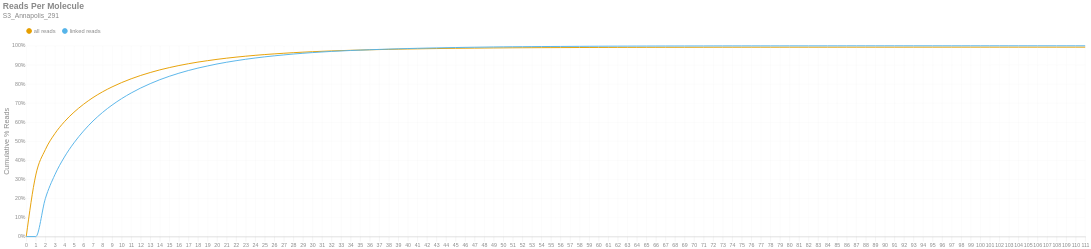

This figure's notebook cell:
### Markdown cell above
### Reads per Molecule
This chart shows the cumulative distribution of the number of reads per linked molecule. That is, how many alignments are associated with a unique molecule. This excludes the number of reads associated with invalid or absent linked-read barcodes. The `linked` histogram is the percentages recalculated when disregarding singletons.

### Code cell
if SKIPLR:
    print_html(f"Skipped")
else:
    counts = np.bincount(valids['reads'].cast(pl.Int64).to_numpy())
    weighted = counts * np.arange(len(counts))
    all_perc = weighted / n_reads
    linked_perc = weighted / n_linked_reads
    linked_perc[1] = 0
    binned_df = pl.DataFrame({
        'readsper': list(range(len(counts))),
        'all reads (cumsum)': np.cumsum(all_perc).tolist(),
        'linked reads (cumsum)': np.cumsum(linked_perc).tolist(),
    })

    with SafeRender(binned_df):
        (
            density_plot(binned_df, 'Reads Per Molecule', samplename, 'readspmol')
            .encode(
                x=alt.X('readsper:O', title=None).axis(labelAngle=0).scale(padding=0),
                y=alt.Y('value:Q', title='Cumulative % Reads').axis(format='%').stack(False),
                color=alt.Color("key:N").scale(domain=["all reads", "linked reads"]),
                tooltip=[
                    alt.Tooltip("key:N", title="Data Type"),
                    alt.Tooltip("readsper:O", title="Reads Per Molecule"),
                    alt.Tooltip("value:Q", format=".2%", title="% Reads (Cum.)")
                ]            
            )
        ).display()

### Figure 1 — Vega-Lite specification as saved in the notebook (floating-point values rounded to 4 significant figures)
{"width": "container", "height": 400, "config": {"title": {"anchor": "start", "dy": -15, "fontSize": 18, "color": "#888888", "subtitleColor": "#888888", "subtitleFontSize": 14}, "arc": {"fill": "#0072B2"}, "axis": {"domainColor": "#888888", "domainWidth": 0.5, "gridWidth": 0.2, "grid": false, "titleFontWeight": 400, "titleFontSize": 15, "labelFontSize": 11, "labelColor": "#888888", "tickColor": "#888888", "tickWidth": 0.2, "titleColor": "#888888"}, "axisBand": {"grid": false}, "axisX": {"grid": true, "tickSize": 10, "domainCap": "round"}, "axisY": {"domain": false, "grid": true, "tickSize": 0, "domainCap": "round"}, "background": "transparent", "header": {"labelFontSize": 15, "labelColor": "#888888", "titleFontSize": 15, "titleFontWeight": 600, "titleColor": "#888888"}, "legend": {"labelFont": "sans-serif", "labelFontSize": 12, "labelColor": "#888888", "symbolSize": 100, "symbolType": "circle", "titleFontSize": 12, "titlePadding": 10, "titleColor": "#888888", "title": null, "orient": "top"}, "range": {"category": ["#E69F00", "#56B4E9", "#009E73", "#F0E442", "#0072B2", "#D55E00", "#CC79A7", "#000000"], "diverging": ["#cfe8f3", "#a2d4ec", "#73bfe2", "#46abdb", "#1696d2", "#12719e"]}, "area": {"fill": "#0072B2", "fillOpacity": 0.7, "line": true, "strokeOpacity": 0.7}, "line": {"color": "#0072B2", "stroke": "#0072B2", "strokeWidth": 2}, "trail": {"color": "#0072B2", "stroke": "#0072B2", "strokeWidth": 0, "size": 1}, "point": {"filled": true, "fillOpacity": 1.0, "size": 95}, "text": {"color": "#888888", "fontSize": 11, "align": "right", "fontWeight": 400, "size": 11}, "bar": {"fill": "#0072B2", "stroke": null}, "view": {"stroke": null, "continuousWidth": 660, "continuousHeight": 400}}, "data": {"name": "data-a4ff21f1980416454758d4965e95eac9"}, "mark": {"type": "line", "interpolate": "monotone", "point": {"opacity": 0, "size": 275}}, "encoding": {"color": {"field": "key", "scale": {"domain": ["all reads", "linked reads"]}, "type": "nominal"}, "tooltip": [{"field": "key", "title": "Data Type", "type": "nominal"}, {"field": "readsper", "title": "Reads Per Molecule", "type": "ordinal"}, {"field": "value", "format": ".2%", "title": "% Reads (Cum.)", "type": "quantitative"}], "x": {"axis": {"labelAngle": 0}, "field": "readsper", "scale": {"padding": 0}, "title": null, "type": "ordinal"}, "y": {"axis": {"format": "%"}, "field": "value", "stack": false, "title": "Cumulative % Reads", "type": "quantitative"}}, "params": [{"name": "param_c36ac31b6afebe62", "select": {"type": "point", "fields": ["key"]}, "bind": "legend"}], "title": {"text": "Reads Per Molecule", "subtitle": "S3_Annapolis_291"}, "transform": [{"fold": ["all reads (cumsum)", "linked reads (cumsum)"]}, {"calculate": "replace(datum.key, ' (cumsum)', '')", "as": "key"}, {"filter": {"param": "param_c36ac31b6afebe62"}}], "usermeta": {"embedOptions": {"downloadFileName": "S3_Annapolis_291.readspmol"}}, "$schema": "https://vega.github.io/schema/vega-lite/v6.1.0.json", "datasets": {"data-a4ff21f1980416454758d4965e95eac9": [{"readsper": 0, "all reads (cumsum)": 0.0, "linked reads (cumsum)": 0.0}, {"readsper": 1, "all reads (cumsum)": 0.3224, "linked reads (cumsum)": 0.0}, {"readsper": 2, "all reads (cumsum)": 0.4555, "linked reads (cumsum)": 0.1985}, {"readsper": 3, "all reads (cumsum)": 0.5395, "linked reads (cumsum)": 0.3239}, {"readsper": 4, "all reads (cumsum)": 0.6019, "linked reads (cumsum)": 0.4169}, {"readsper": 5, "all reads (cumsum)": 0.6516, "linked reads (cumsum)": 0.4911}, {"readsper": 6, "all reads (cumsum)": 0.6932, "linked reads (cumsum)": 0.553}, {"readsper": 7, "all reads (cumsum)": 0.7286, "linked reads (cumsum)": 0.6058}, {"readsper": 8, "all reads (cumsum)": 0.7587, "linked reads (cumsum)": 0.6508}, {"readsper": 9, "all reads (cumsum)": 0.7846, "linked reads (cumsum)": 0.6894}, {"readsper": 10, "all reads (cumsum)": 0.8072, "linked reads (cumsum)": 0.7231}, {"readsper": 11, "all reads (cumsum)": 0.8271, "linked reads (cumsum)": 0.7527}, {"readsper": 12, "all reads (cumsum)": 0.8446, "linked reads (cumsum)": 0.7788}, {"readsper": 13, "all reads (cumsum)": 0.8599, "linked reads (cumsum)": 0.8017}, {"readsper": 14, "all reads (cumsum)": 0.8737, "linked reads (cumsum)": 0.8223}, {"readsper": 15, "all reads (cumsum)": 0.8857, "linked reads (cumsum)": 0.8402}, {"readsper": 16, "all reads (cumsum)": 0.8965, "linked reads (cumsum)": 0.8562}, {"readsper": 17, "all reads (cumsum)": 0.906, "linked reads (cumsum)": 0.8705}, {"readsper": 18, "all reads (cumsum)": 0.9146, "linked reads (cumsum)": 0.8832}, {"readsper": 19, "all reads (cumsum)": 0.922, "linked reads (cumsum)": 0.8942}, {"readsper": 20, "all reads (cumsum)": 0.929, "linked reads (cumsum)": 0.9047}, {"readsper": 21, "all reads (cumsum)": 0.9351, "linked reads (cumsum)": 0.9138}, {"readsper": 22, "all reads (cumsum)": 0.9406, "linked reads (cumsum)": 0.922}, {"readsper": 23, "all reads (cumsum)": 0.9455, "linked reads (cumsum)": 0.9293}, {"readsper": 24, "all reads (cumsum)": 0.95, "linked reads (cumsum)": 0.936}, {"readsper": 25, "all reads (cumsum)": 0.954, "linked reads (cumsum)": 0.942}, {"readsper": 26, "all reads (cumsum)": 0.9576, "linked reads (cumsum)": 0.9474}, {"readsper": 27, "all reads (cumsum)": 0.9608, "linked reads (cumsum)": 0.9522}, {"readsper": 28, "all reads (cumsum)": 0.9639, "linked reads (cumsum)": 0.9568}, {"readsper": 29, "all reads (cumsum)": 0.9666, "linked reads (cumsum)": 0.9608}, {"readsper": 30, "all reads (cumsum)": 0.969, "linked reads (cumsum)": 0.9644}, {"readsper": 31, "all reads (cumsum)": 0.9711, "linked reads (cumsum)": 0.9675}, {"readsper": 32, "all reads (cumsum)": 0.9732, "linked reads (cumsum)": 0.9706}, {"readsper": 33, "all reads (cumsum)": 0.9748, "linked reads (cumsum)": 0.9729}, {"readsper": 34, "all reads (cumsum)": 0.9764, "linked reads (cumsum)": 0.9753}, {"readsper": 35, "all reads (cumsum)": 0.9776, "linked reads (cumsum)": 0.9772}, {"readsper": 36, "all reads (cumsum)": 0.979, "linked reads (cumsum)": 0.9793}, {"readsper": 37, "all reads (cumsum)": 0.9802, "linked reads (cumsum)": 0.981}, {"readsper": 38, "all reads (cumsum)": 0.9813, "linked reads (cumsum)": 0.9826}, {"readsper": 39, "all reads (cumsum)": 0.9823, "linked reads (cumsum)": 0.9842}, {"readsper": 40, "all reads (cumsum)": 0.9832, "linked reads (cumsum)": 0.9856}, {"readsper": 41, "all reads (cumsum)": 0.984, "linked reads (cumsum)": 0.9868}, {"readsper": 42, "all reads (cumsum)": 0.9848, "linked reads (cumsum)": 0.988}, {"readsper": 43, "all reads (cumsum)": 0.9855, "linked reads (cumsum)": 0.989}, {"readsper": 44, "all reads (cumsum)": 0.9862, "linked reads (cumsum)": 0.99}, {"readsper": 45, "all reads (cumsum)": 0.9868, "linked reads (cumsum)": 0.991}, {"readsper": 46, "all reads (cumsum)": 0.9874, "linked reads (cumsum)": 0.9917}, {"readsper": 47, "all reads (cumsum)": 0.9878, "linked reads (cumsum)": 0.9925}, {"readsper": 48, "all reads (cumsum)": 0.9883, "linked reads (cumsum)": 0.9932}, {"readsper": 49, "all reads (cumsum)": 0.9888, "linked reads (cumsum)": 0.9939}, {"readsper": 50, "all reads (cumsum)": 0.9892, "linked reads (cumsum)": 0.9944}, {"readsper": 51, "all reads (cumsum)": 0.9895, "linked reads (cumsum)": 0.9949}, {"readsper": 52, "all reads (cumsum)": 0.9897, "linked reads (cumsum)": 0.9953}, {"readsper": 53, "all reads (cumsum)": 0.99, "linked reads (cumsum)": 0.9957}, {"readsper": 54, "all reads (cumsum)": 0.9903, "linked reads (cumsum)": 0.9961}, {"readsper": 55, "all reads (cumsum)": 0.9904, "linked reads (cumsum)": 0.9963}, {"readsper": 56, "all reads (cumsum)": 0.9906, "linked reads (cumsum)": 0.9966}, {"readsper": 57, "all reads (cumsum)": 0.9908, "linked reads (cumsum)": 0.9969}, {"readsper": 58, "all reads (cumsum)": 0.991, "linked reads (cumsum)": 0.9972}, {"readsper": 59, "all reads (cumsum)": 0.9912, "linked reads (cumsum)": 0.9975}, {"readsper": 60, "all reads (cumsum)": 0.9914, "linked reads (cumsum)": 0.9977}, {"readsper": 61, "all reads (cumsum)": 0.9915, "linked reads (cumsum)": 0.9979}, {"readsper": 62, "all reads (cumsum)": 0.9916, "linked reads (cumsum)": 0.9981}, {"readsper": 63, "all reads (cumsum)": 0.9917, "linked reads (cumsum)": 0.9983}, {"readsper": 64, "all reads (cumsum)": 0.9919, "linked reads (cumsum)": 0.9985}, {"readsper": 65, "all reads (cumsum)": 0.992, "linked reads (cumsum)": 0.9986}, {"readsper": 66, "all reads (cumsum)": 0.9921, "linked reads (cumsum)": 0.9988}, {"readsper": 67, "all reads (cumsum)": 0.9921, "linked reads (cumsum)": 0.9989}, {"readsper": 68, "all reads (cumsum)": 0.9922, "linked reads (cumsum)": 0.9989}, {"readsper": 69, "all reads (cumsum)": 0.9923, "linked reads (cumsum)": 0.9991}, {"readsper": 70, "all reads (cumsum)": 0.9923, "linked reads (cumsum)": 0.9991}, {"readsper": 71, "all reads (cumsum)": 0.9924, "linked reads (cumsum)": 0.9992}, {"readsper": 72, "all reads (cumsum)": 0.9924, "linked reads (cumsum)": 0.9993}, {"readsper": 73, "all reads (cumsum)": 0.9925, "linked reads (cumsum)": 0.9994}, {"readsper": 74, "all reads (cumsum)": 0.9926, "linked reads (cumsum)": 0.9995}, {"readsper": 75, "all reads (cumsum)": 0.9926, "linked reads (cumsum)": 0.9996}, {"readsper": 76, "all reads (cumsum)": 0.9926, "linked reads (cumsum)": 0.9996}, {"readsper": 77, "all reads (cumsum)": 0.9926, "linked reads (cumsum)": 0.9996}, {"readsper": 78, "all reads (cumsum)": 0.9926, "linked reads (cumsum)": 0.9996}, {"readsper": 79, "all reads (cumsum)": 0.9927, "linked reads (cumsum)": 0.9996}, {"readsper": 80, "all reads (cumsum)": 0.9927, "linked reads (cumsum)": 0.9997}, {"readsper": 81, "all reads (cumsum)": 0.9927, "linked reads (cumsum)": 0.9997}, {"readsper": 82, "all reads (cumsum)": 0.9927, "linked reads (cumsum)": 0.9997}, {"readsper": 83, "all reads (cumsum)": 0.9927, "linked reads (cumsum)": 0.9997}, {"readsper": 84, "all reads (cumsum)": 0.9927, "linked reads (cumsum)": 0.9998}, {"readsper": 85, "all reads (cumsum)": 0.9928, "linked reads (cumsum)": 0.9998}, {"readsper": 86, "all reads (cumsum)": 0.9928, "linked reads (cumsum)": 0.9998}, {"readsper": 87, "all reads (cumsum)": 0.9928, "linked reads (cumsum)": 0.9998}, {"readsper": 88, "all reads (cumsum)": 0.9928, "linked reads (cumsum)": 0.9999}, {"readsper": 89, "all reads (cumsum)": 0.9928, "linked reads (cumsum)": 0.9999}, {"readsper": 90, "all reads (cumsum)": 0.9928, "linked reads (cumsum)": 0.9999}, {"readsper": 91, "all reads (cumsum)": 0.9928, "linked reads (cumsum)": 0.9999}, {"readsper": 92, "all reads (cumsum)": 0.9928, "linked reads (cumsum)": 0.9999}, {"readsper": 93, "all reads (cumsum)": 0.9929, "linked reads (cumsum)": 0.9999}, {"readsper": 94, "all reads (cumsum)": 0.9929, "linked reads (cumsum)": 0.9999}, {"readsper": 95, "all reads (cumsum)": 0.9929, "linked reads (cumsum)": 0.9999}, {"readsper": 96, "all reads (cumsum)": 0.9929, "linked reads (cumsum)": 1.0}, {"readsper": 97, "all reads (cumsum)": 0.9929, "linked reads (cumsum)": 1.0}, {"readsper": 98, "all reads (cumsum)": 0.9929, "linked reads (cumsum)": 1.0}, {"readsper": 99, "all reads (cumsum)": 0.9929, "linked reads (cumsum)": 1.0}, {"readsper": 100, "all reads (cumsum)": 0.9929, "linked reads (cumsum)": 1.0}, {"readsper": 101, "all reads (cumsum)": 0.9929, "linked reads (cumsum)": 1.0}, {"readsper": 102, "all reads (cumsum)": 0.9929, "linked reads (cumsum)": 1.0}, {"readsper": 103, "all reads (cumsum)": 0.9929, "linked reads (cumsum)": 1.0}, {"readsper": 104, "all reads (cumsum)": 0.9929, "linked reads (cumsum)": 1.0}, {"readsper": 105, "all reads (cumsum)": 0.9929, "linked reads (cumsum)": 1.0}, {"readsper": 106, "all reads (cumsum)": 0.9929, "linked reads (cumsum)": 1.0}, {"readsper": 107, "all reads (cumsum)": 0.9929, "linked reads (cumsum)": 1.0}, {"readsper": 108, "all reads (cumsum)": 0.9929, "linked reads (cumsum)": 1.0}, {"readsper": 109, "all reads (cumsum)": 0.9929, "linked reads (cumsum)": 1.0}, {"readsper": 110, "all reads (cumsum)": 0.9929, "linked reads (cumsum)": 1.0}, {"readsper": 111, "all reads (cumsum)": 0.9929, "linked reads (cumsum)": 1.0}]}}
